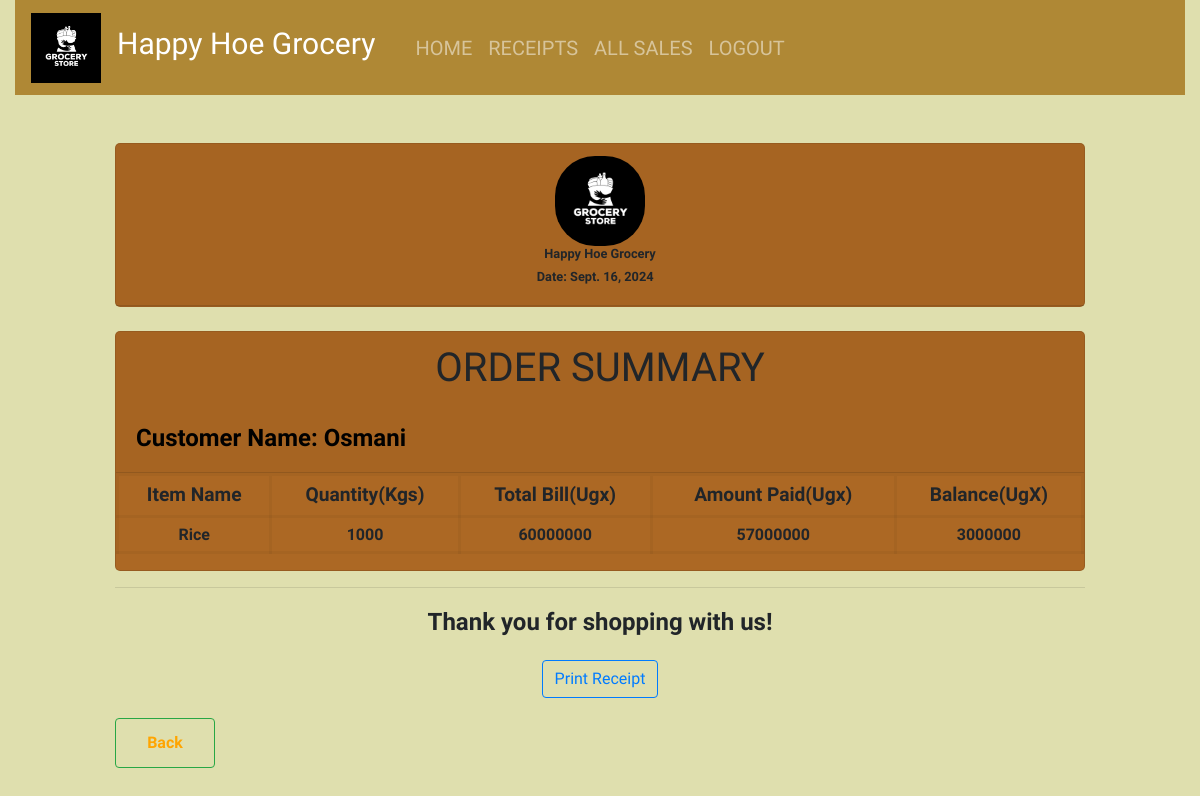
Page /receipt_detail/4/ (signed in) on the committed database.
### kgl/models.py (models this page shows, shortened)
class Sale(models.Model):
    branch_name = models.CharField(max_length=50, null =True, blank=True,)
    seller = models.CharField(max_length=50, null =True, blank=True)
    item = models.ForeignKey(Stockx, on_delete=models.CASCADE)
    quantity = models.IntegerField(default=10, null=True, blank=True)
    amount_received = models.IntegerField(default=10, null=True, blank=True)
    issued_to = models.CharField(max_length=50, null=True, blank=True)
    unit_price = models.IntegerField(default=10, null=True, blank=True)
    date = models.DateField(default=datetime.now())
    def get_total(self):
        total = self.quantity * self.item.unit_price
        return int(total)
    def get_change(self):
        change = self.get_total() - self.amount_received
        return abs(int(change))

class Stockx(models.Model):
    item_name=models.CharField(max_length=50, null = True, blank=True)
    stock_branch_name=models.CharField(max_length=50, null = True, blank=True)
    stock_type=models.CharField(max_length=50, null = True, blank=True)
    stock_time_of_produce=models.CharField(max_length=50, null = True, blank=True)
    stock_contact=models.CharField(max_length=50, null = True, blank=True)
    stock_source = models.CharField(max_length=50, null = True, blank=True)
    unit_cost = models.IntegerField(default=10, null = True, blank=True)
    unit_price = models.IntegerField(default=0, null = True, blank=True)
    total_quantity = models.IntegerField(default=0, null = True, blank=True)
    issued_quantity = models.IntegerField(default=0, null = True, blank=True)
    def __str__(self):
        return self.item_name

### kgl/views.py (the view)
# urls.py: path('receipt_detail/<int:receipt_id>/', views.receipt_detail, name='receipt_detail'),
@login_required
def receipt_detail(request, receipt_id):
    receipt = Sale.objects.get(id=receipt_id)
    return render(request, 'kgl/receipt_detail.html', {'receipt':receipt})

### kgl/templates/kgl/receipt_detail.html (shortened to what this page needs)
{% extends 'kgl/base.html' %}
{% load static %}
{% block content %}
<br />
<br>
<div class="container">
  <div class="card mb-4">
    <div class="card-header text-center">
      <img src="{% static 'kgl/images/grocery.jpg' %}" alt="Logo" style="height: 90px; border-radius: 40px;">
      <h5>Happy Hoe Grocery</h5>
      <h6>Date: {{ receipt.date }} &nbsp;&nbsp;</h6>
    </div>
  </div>
  <div>
    <div class="row">
      <div class="col-md-12">
        <div class="card">
          <div class="card-header">
            <h1 class="text-center">ORDER SUMMARY</h1><br>
            <h2 class="lead">Customer Name: {{receipt.issued_to | title}}</h2>
          </div>
          <div class="card-block">
            <div class="table-responsive">
              <table class="table table-sm">
                <thead>
                  <tr>
                    <td><strong>Item Name</strong></td>
                    <td class="text-xs-center"><strong>Quantity(Kgs)</strong></td>
                    <td class="text-xs-right"><strong>Total Bill(Ugx)</strong></td>
                    <td class="text-xs-right"><strong>Amount Paid(Ugx)</strong></td>
                    <td class="text-xs-right">
                      <strong>Balance(UgX)</strong>
                    </td>
                  </tr>
                </thead>
                <tbody>
                  <tr>
                    <td>{{receipt.item| title}}</td>
                    <td class="text-xs-center">{{receipt.quantity }}</td>
                    <td class="text-xs-center">{{receipt.get_total | title}}</td>
                    <td class="text-xs-right">{{ receipt.amount_received }}</td>
                    <td class="text-xs-right">{{ receipt.get_change }}</td>
                  </tr>
                </tbody>
              </table>
            </div>
          </div>
        </div>
      </div>
    </div>
  </div>
      <hr>
      <p>Thank you for shopping with us!</p>
      <div class="print">
        <button id="print-button" class="btn btn-outline-primary" onclick="printReceipt()">Print Receipt</button>
      </div>
      <button type="submit" class="btn btn-outline-success primary" style="width: 100px; height: 50px;"><a href="/receipt" style="text-decoration:none; color:orange; font-weight:bolder;">Back</a></button>
    </div>
{% endblock %}

### kgl/static/kgl/main.css (style rules this page uses)
html,body { position: relative; overflow-x: hidden; background: url('kgl/static/kgl/images/index.jpg'); width: 100% !important; height: 100vh; display: table; position: relative; background-position: center; background-attachment: scroll; -o-background-size: cover; -moz-background-size: cover; -webkit-background-size: cover; background-size: cover; background-repeat: no-repeat; }
body { background-color: #dfdfae; font-family: 'raleway'; }

### kgl/templates/kgl/receipt_detail.html (style rules this page uses)
.container { background-color: ; font-weight: bolder; border-radius: 20px; height: auto; width: 1000px; transition: all 0.3s ease; }
.card { background-color: #ac6824; border-radius: 5px; transition: all 0.3s ease; }
table, th, td { padding: 1rem; border-collapse: collapse; border: 3px solid #0000000b; text-align: center; }
h6 { font-size: 0.8rem; text-align: center; font-weight:bolder; }
h5 { font-size: 0.8rem; text-align: center; font-weight:bolder; }
thead { background-color: #ac6824; font-weight: bold; font-size: 1.2rem; text-align: center; }
.lead { font-size: 1.5rem; font-weight: bolder; color: black; }
p { font-size:1.5rem; font-weight:bolder; text-align: center; }
p { font-size: 1.5rem; font-weight: bolder; text-align: center; }
.print { margin: 20px auto; display: flex; justify-content: center; }
#print-button { transition: all 0.3s ease; }
.btn-outline-success { transition: all 0.3s ease; }

### rows in the picture
Sale: date "Sept. 16, 2024", issued_to "Osmani", item "Rice", quantity "1000", get_total "60000000", amount_received "57000000", get_change "3000000"
